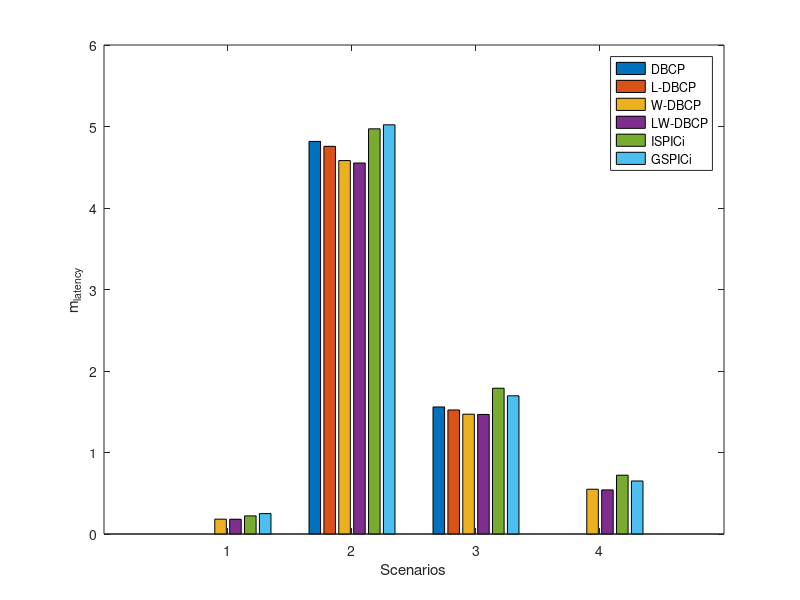

Reproduce this figure in MATLAB.
fileID = fopen('New Results/dbcp_new.txt','r');
x1 = zeros(1,4);
y1 = zeros(1,4);
input1 = zeros(1,4);
idx = 0;
input = fscanf(fileID,'%f');
for i=1:5
    input1(i) = input(idx+1);
    y1(i) = input(idx+2);
    x1(i) = input(idx+3);
    idx = idx + 3;
end
ys = [11 18 42 153 350];
yb = [11 18 42 2907 153 350 1028];
fileID = fopen('New Results/l-dbcp_new.txt','r');
x2 = zeros(1,5);
y2 = zeros(1,5);
input2 = zeros(1,5);
idx = 0;
input = fscanf(fileID,'%f');
for i=1:5
    input2(i) = input(idx+1);
    y2(i) = input(idx+2);
    x2(i) = input(idx+3);
    idx = idx + 3;
end
fileID = fopen('New Results/w-dbcp_new.txt','r');
x3 = zeros(1,7);
y3 = zeros(1,7);
input3 = zeros(1,7);
idx = 0;
input = fscanf(fileID,'%f');
for i=1:7
    input3(i) = input(idx+1);
    y3(i) = input(idx+2);
    x3(i) = input(idx+3);
    idx = idx + 3;
end
fileID = fopen('New Results/lw-dbcp_new.txt','r');
x4 = zeros(1,7);
y4 = zeros(1,7);
input4 = zeros(1,7);
idx = 0;
input = fscanf(fileID,'%f');
for i=1:7
    input4(i) = input(idx+1);
    y4(i) = input(idx+2);
    x4(i) = input(idx+3);
    idx = idx + 3;
end
fileID = fopen('New Results/ispici_m.txt','r');
x5 = zeros(1,7);
y5 = zeros(1,7);
idx = 0;
input = fscanf(fileID,'%f');
for i=1:7
    y5(i) = input(idx+1);
    x5(i) = input(idx+2);
    idx = idx + 2;
end
fileID = fopen('New Results/gspici_m.txt','r');
x6 = zeros(1,7);
y6 = zeros(1,7);
idx = 0;
input = fscanf(fileID,'%f');
for i=1:7
    y6(i) = input(idx+1);
    x6(i) = input(idx+2);
    idx = idx + 2;
end
y = [0 0 x3(4) x4(4) x5(4) x6(4); x1(4) x2(4) x3(5) x4(5) x5(5) x6(5); x1(5) x2(5) x3(6) x4(6) x5(6) x6(6); 0 0 x3(7) x4(7) x5(7) x6(7)];
bar(y);
xlabel('Scenarios');
ylabel('m_{latency}');
legend('DBCP','L-DBCP','W-DBCP','LW-DBCP','ISPICi', 'GSPICi');
print('new bar','-dpng');